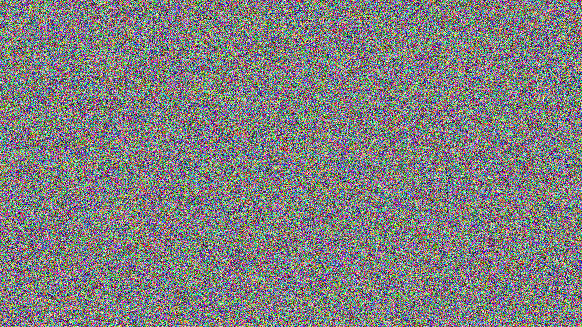
#> input picture crypto/lemur.png, 582 x 327 px
$ python lemur_xor.py
#> lines starting #> are read from the running program, lines starting #| are printed output that depends on the picture
import cv2
import numpy as np

im1 = cv2.imread('lemur.png')
#> im1 is the input picture: shape (327, 582, 3); mean B, G, R 127.7, 127.3, 127.6
im2 = cv2.imread('flag.png')
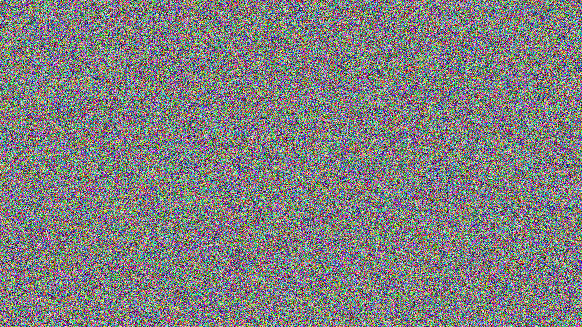
#> input picture crypto/flag.png, 582 x 327 px
#> im2 is the input picture: shape (327, 582, 3); mean B, G, R 127.6, 127.5, 127.6

dest_xor = cv2.bitwise_xor(im1, im2, mask=None)
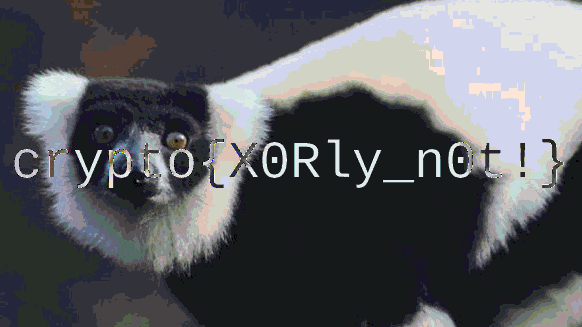
#> dest_xor: shape (327, 582, 3); mean B, G, R 94.6, 90.4, 88.5

cv2.imshow('Bitwise XOR', dest_xor)
if cv2.waitKey(0) & 0xff == 27:
#> (key Esc is pressed here)
    cv2.destroyAllWindows()
